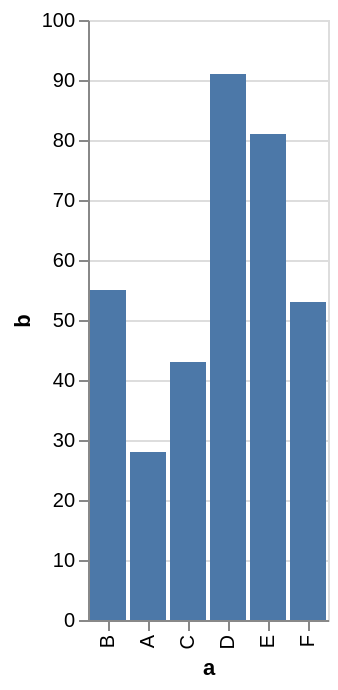

Source (Vega-Lite JSON):
### Vega-Lite specification from a JSON file in a GitHub repository (floating-point values rounded to 4 significant figures)
{"$schema": "https://vega.github.io/schema/vega-lite/v2.json", "description": "A simple bar chart with embedded data.", "data": {"values": [{"a": "A", "b": 28}, {"a": "B", "b": 55}, {"a": "C", "b": 43}, {"a": "D", "b": 91}, {"a": "E", "b": 81}, {"a": "F", "b": 53}]}, "mark": "bar", "encoding": {"x": {"field": "a", "type": "ordinal", "sort": ["B", "A", "C"]}, "y": {"field": "b", "type": "quantitative"}}}
